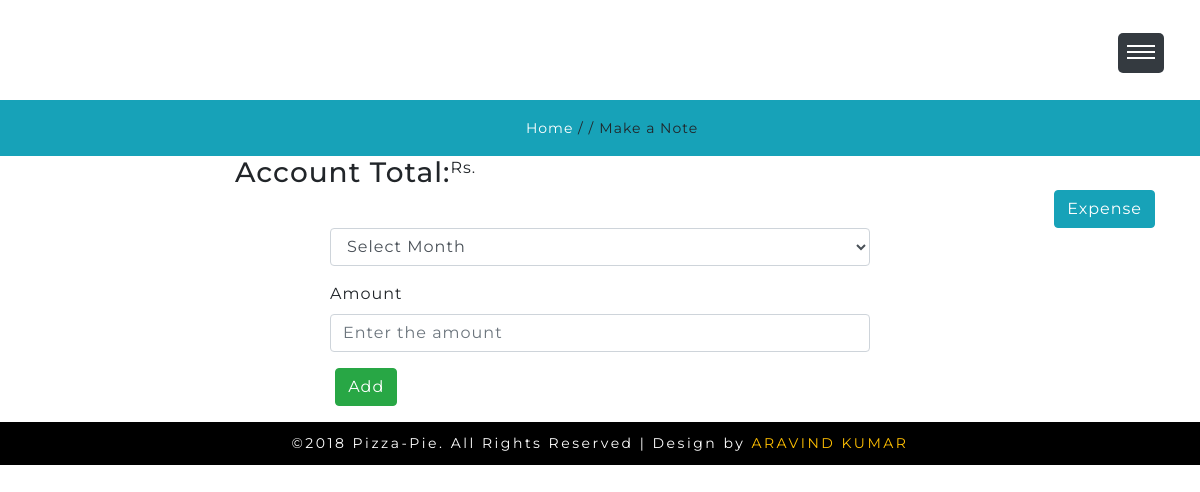
/my_piggy_bank.php (signed in), run on an earlier commit of the app's database.
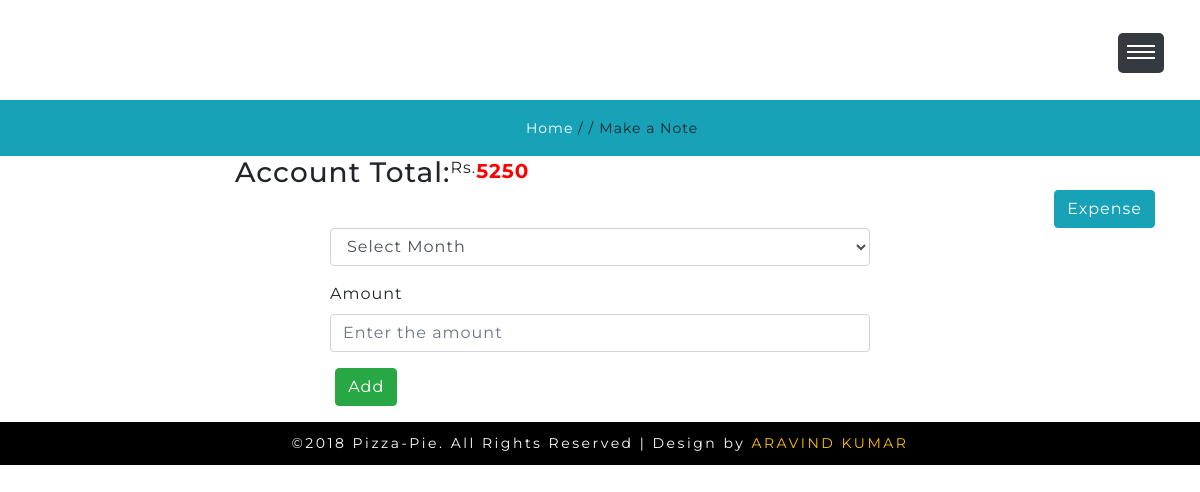
And on a later commit of the database.
### tables this page shows
CREATE TABLE IF NOT EXISTS `monthly_account` (
  `maccid` int(11) NOT NULL AUTO_INCREMENT,
  `cid` int(11) NOT NULL,
  `uid` int(11) NOT NULL,
  `month` varchar(30) NOT NULL,
  `amount` double NOT NULL,
  `till_date_amt` double NOT NULL,
  `posteddate` date NOT NULL,
  PRIMARY KEY (`maccid`),
  KEY `cid` (`cid`,`uid`),
  KEY `uid` (`uid`)
);

### session.php (called while the page is built, shortened)
<?php
	$uid=$_SESSION['uid'];
?>

### my_piggy_bank.php (the view, shortened to what this page needs)
<?php include 'session.php'; ?>
<!DOCTYPE html>
<html lang="zxx">
   <head>
      <link href="css/bootstrap.min.css" rel="stylesheet" type="text/css" media="all">
      <link href="css/fontawesome-all.min.css" rel="stylesheet" type="text/css" media="all">
      <link href="css/style.css" rel='stylesheet' type='text/css' media="all">
   </head>
   <body onload="accountfor()">
      <div class="header-main" id="home">
         <div class="header-outs">
            <div class="header-bar">
               <h1><a href="homepage.php">Notedownme</a></h1>
            </div>
             <div class="menu">
               <a href="" id="menuToggle"> <span class="navClosed"></span> </a>
            </div>
         </div>
      </div>
      <div class="inner_page-banner">
      </div>
      <div class="using-border py-3">
         <div class="inner_breadcrumb  ml-4">
            <ul class="short_ls">
               <li>
                  <a href="homepage.php">Home</a>
                  <span>/ /</span>
               </li>
               <li>Make a Note</li>
            </ul>
         </div>
      </div>
      <div class="container">
         <div class="row">
            <div class="col-md-2"></div>
            <div class="col-md-10">
               <div class="btn-group">
                  <h3>Account Total: </h3>
                  Rs.<span style="color: red;font-weight: bold;font-size: 20px">
                     <?php include 'connection.php';
                     $qr=mysqli_query($con,"SELECT till_date_amt from monthly_account where uid='$uid' order by maccid desc limit 1");
                     $sum=mysqli_fetch_array($qr);
                     echo $sum[0];
                     ?></span>
               </div>
            </div>
         </div>
         <div class="row">
         <div class="col-md-12">
         <a href="showexpense.php" class="pull-right btn btn-info" style="float: right;">Expense</a>
      </div>
         <div class="col-md-3"></div>
         <div class="col-md-6">
            <form action="" method="post">
               <div class="form-group">
                 <select class="form-control" name="month">
                    <option value="">Select Month</option>
                 </select>
               </div>
               <div class="form-group">
                  <label>Amount</label>
                  <input type="text" pattern="[A-Za-z0-9\s]+" title="only letters" name="amount" placeholder="Enter the amount" class="form-control">
               </div>
               <div class="form-group">
                  <input type="submit" name="add" value="Add" class="btn btn-success">
               </div>
            </form>
         </div>
         </div>
      </div>
      <footer>
         <p>©2018 Pizza-Pie. All Rights Reserved | Design by <a href="http://www.W3Layouts.com" target="_blank">ARAVIND KUMAR</a></p>
      </footer>
   </body>
</html>

What changed in the data, as far as the page shows it:
added monthly_account: till_date_amt "5250"
